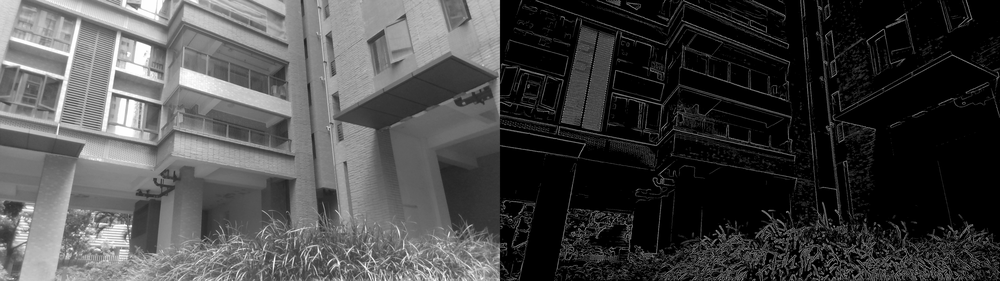
#> input picture images/combine.png, 1000 x 281 px, shrunk from 3840 x 1080 before the run
$ python -i Hist_equal+Edge_extract.py   (imports and definitions only)   (older library calls are emulated)
#> lines starting #> are read from the running program, lines starting #| are printed output that depends on the picture
#> further down, picture is the input picture: shape (281, 1000, 3); min 0, max 255, mean 70.8
import numpy as np
import os
import cv2
import matplotlib.pyplot as plt


# defining the canny detector function

# here weak_th and strong_th are thresholds for
# double thresholding step
def Canny_detector(img, weak_th = None, strong_th = None):

	# conversion of image to grayscale
	img = cv2.cvtColor(img, cv2.COLOR_BGR2GRAY)

	# Noise reduction step
	img = cv2.GaussianBlur(img, (5, 5), 1.4)
	darkened_img = img * 0.8
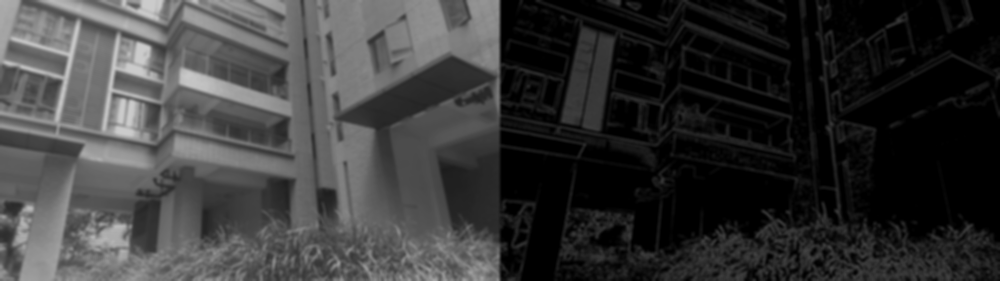
#> darkened_img: shape (281, 1000) float64; min 0, max 203.2, mean 56.6
	darkened_img = np.clip(darkened_img, 0, 255).astype(np.uint8)
	img = cv2.equalizeHist(darkened_img)
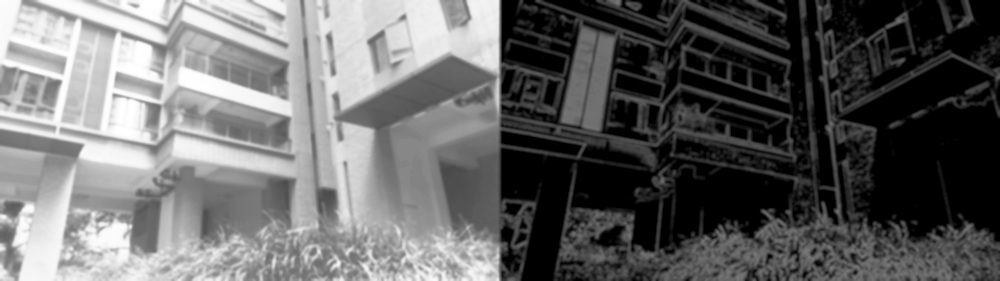
#> img: shape (281, 1000); min 0, max 255, mean 103.3
	# Calculating the gradients
	gx = cv2.Sobel(np.float32(img), cv2.CV_64F, 1, 0, 3)
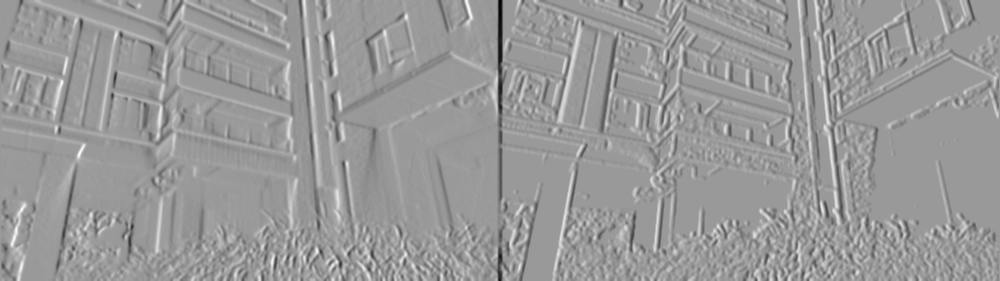
#> gx: shape (281, 1000) float64; min -486, max 320, mean -1.4; drawn with min black and max white
	gy = cv2.Sobel(np.float32(img), cv2.CV_64F, 0, 1, 3)
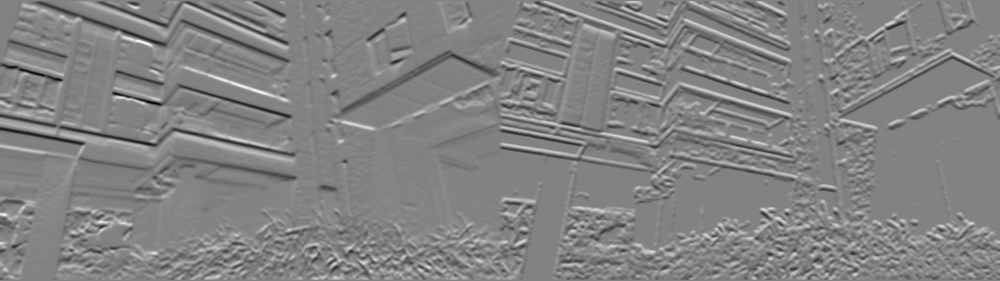
#> gy: shape (281, 1000) float64; min -375, max 355, mean 0.4; drawn with min black and max white

	# Conversion of Cartesian coordinates to polar
	mag, ang = cv2.cartToPolar(gx, gy, angleInDegrees = True)
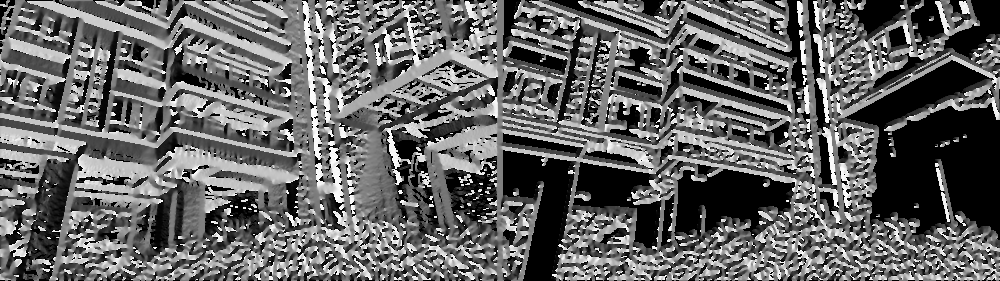
#> ang: shape (281, 1000) float64; min 0, max 359.8, mean 143.2; drawn with min black and max white

	# setting the minimum and maximum thresholds
	# for double thresholding
	mag_max = np.max(mag)
#> mag_max = 486
	if not weak_th:weak_th = mag_max * 0.1
#> weak_th = 48.6
	if not strong_th:strong_th = mag_max * 0.5
#> strong_th = 243

	# getting the dimensions of the input image
	height, width = img.shape
#> height = 281; width = 1000

	# Looping through every pixel of the grayscale
	# image
	for i_x in range(width):
		for i_y in range(height):

			grad_ang = ang[i_y, i_x]
			grad_ang = abs(grad_ang-180) if abs(grad_ang)>180 else abs(grad_ang)

			# selecting the neighbours of the target pixel
			# according to the gradient direction
			# In the x axis direction
			if grad_ang<= 22.5:
				neighb_1_x, neighb_1_y = i_x-1, i_y
				neighb_2_x, neighb_2_y = i_x + 1, i_y

			# top right (diagonal-1) direction
			elif grad_ang>22.5 and grad_ang<=(22.5 + 45):
				neighb_1_x, neighb_1_y = i_x-1, i_y-1
				neighb_2_x, neighb_2_y = i_x + 1, i_y + 1

			# In y-axis direction
			elif grad_ang>(22.5 + 45) and grad_ang<=(22.5 + 90):
				neighb_1_x, neighb_1_y = i_x, i_y-1
				neighb_2_x, neighb_2_y = i_x, i_y + 1

			# top left (diagonal-2) direction
			elif grad_ang>(22.5 + 90) and grad_ang<=(22.5 + 135):
				neighb_1_x, neighb_1_y = i_x-1, i_y + 1
				neighb_2_x, neighb_2_y = i_x + 1, i_y-1

			# Now it restarts the cycle
			elif grad_ang>(22.5 + 135) and grad_ang<=(22.5 + 180):
				neighb_1_x, neighb_1_y = i_x-1, i_y
				neighb_2_x, neighb_2_y = i_x + 1, i_y

			# Non-maximum suppression step
			if width>neighb_1_x>= 0 and height>neighb_1_y>= 0:
				if mag[i_y, i_x]<mag[neighb_1_y, neighb_1_x]:
					mag[i_y, i_x]= 0
					continue

			if width>neighb_2_x>= 0 and height>neighb_2_y>= 0:
				if mag[i_y, i_x]<mag[neighb_2_y, neighb_2_x]:
					mag[i_y, i_x]= 0

	weak_ids = np.zeros_like(img)
	strong_ids = np.zeros_like(img)
	ids = np.zeros_like(img)

	# double thresholding step
	for i_x in range(width):
		for i_y in range(height):

			grad_mag = mag[i_y, i_x]

			if grad_mag<weak_th:
				mag[i_y, i_x]= 0
			elif strong_th>grad_mag>= weak_th:
				ids[i_y, i_x]= 1
			else:
				ids[i_y, i_x]= 2
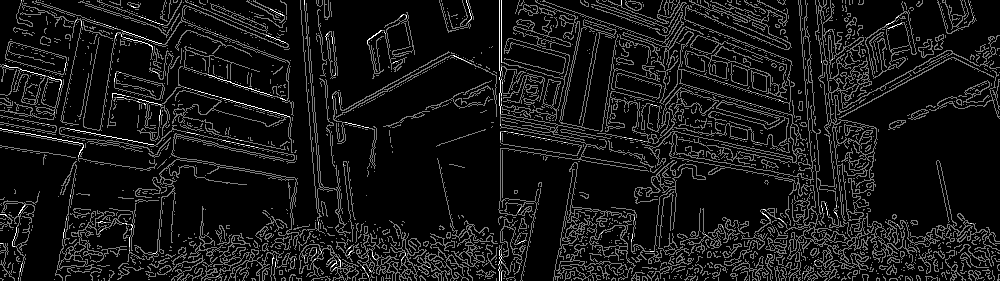
#> ids: shape (281, 1000); min 0, max 2, mean 0.175; drawn with min black and max white
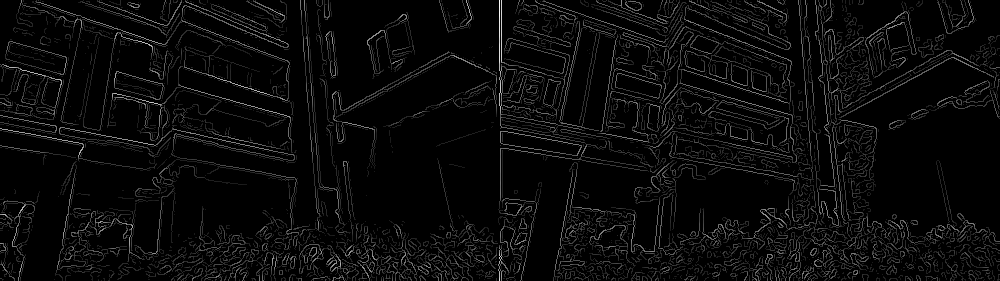
#> mag: shape (281, 1000) float64; min 0, max 486, mean 20.4; drawn with min black and max white


	# finally returning the magnitude of
	# gradients of edges
	return mag

# Modify your path!
file_path=''
# [1 line not run here, left out]
# [1 line that did not run here, left out]
# [1 line that did not run here, left out]
# [1 line that did not run here, left out]

# Used to add contrast to the extracted edges.
# [1 line that did not run here, left out]
# [1 line that did not run here, left out]
# [1 line that did not run here, left out]

# Compare the effects.
# [1 line that did not run here, left out]

# Modify your path!
result_path=''
# [1 line not run here, left out]

>>> import cv2
>>> picture = cv2.imread('images/combine.png')
>>> result = Canny_detector(picture)

$ run again, on images/his_only.png
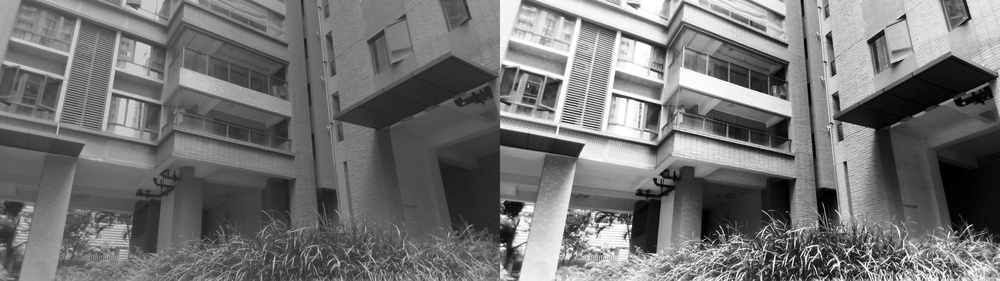
#> input picture images/his_only.png, 1000 x 281 px, shrunk from 3840 x 1080 before the run
#> picture is the input picture: shape (281, 1000, 3); min 0, max 255, mean 114.6
#> in Canny_detector, `mag, ang = cv2.cartToPolar(gx, gy, angleInDegrees = True)`:
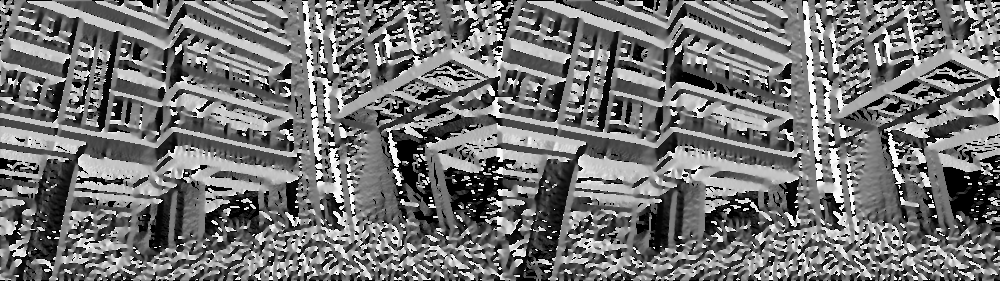
#> ang: shape (281, 1000) float64; min 0, max 359.9, mean 164.8; drawn with min black and max white
#> mag_max = 691.9
#> weak_th = 69.19
#> strong_th = 346
#> after the loop in Canny_detector, `for i_x in range(width):`:
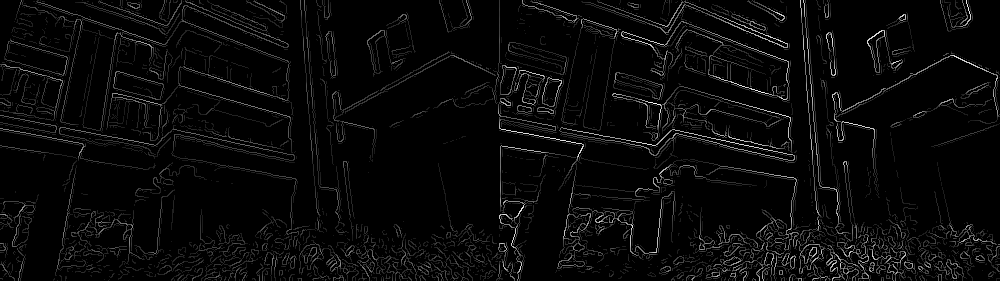
#> mag: shape (281, 1000) float64; min 0, max 691.9, mean 25.9; drawn with min black and max white
